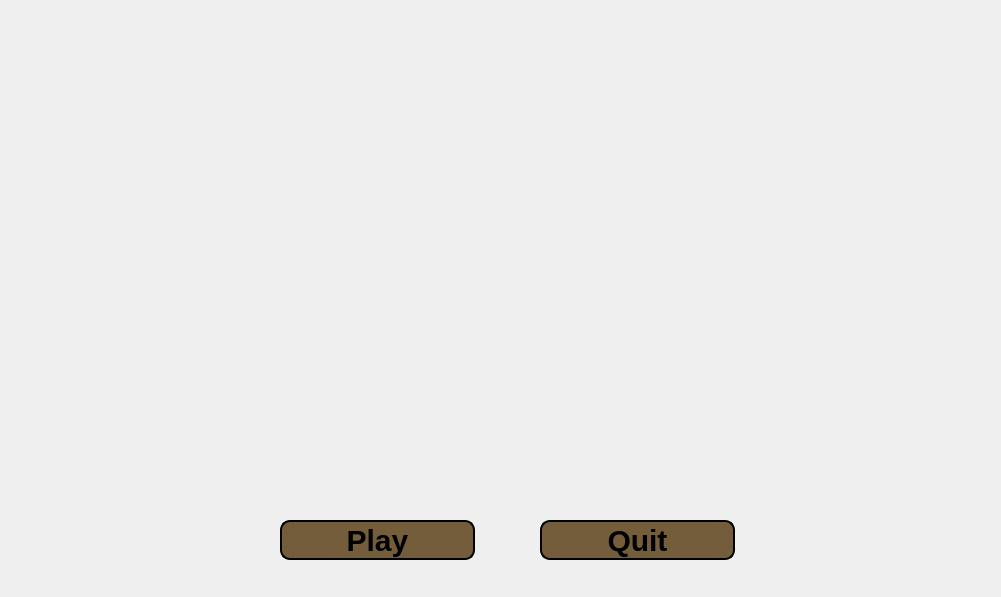
<?xml version="1.0" encoding="UTF-8"?>
<ui version="4.0">
 <class>Widget</class>
 <widget class="QWidget" name="Widget">
  <property name="geometry">
   <rect>
    <x>0</x>
    <y>0</y>
    <width>1001</width>
    <height>597</height>
   </rect>
  </property>
  <property name="minimumSize">
   <size>
    <width>1001</width>
    <height>597</height>
   </size>
  </property>
  <property name="maximumSize">
   <size>
    <width>1001</width>
    <height>597</height>
   </size>
  </property>
  <property name="windowTitle">
   <string>Tower of Hanoi</string>
  </property>
  <property name="windowIcon">
   <iconset resource="resources.qrc">
    <normaloff>:/new/images/icon.png</normaloff>:/new/images/icon.png</iconset>
  </property>
  <widget class="QStackedWidget" name="stackedWidget">
   <property name="geometry">
    <rect>
     <x>0</x>
     <y>0</y>
     <width>1001</width>
     <height>597</height>
    </rect>
   </property>
   <property name="currentIndex">
    <number>0</number>
   </property>
   <widget class="QWidget" name="page">
    <widget class="QLabel" name="front">
     <property name="geometry">
      <rect>
       <x>0</x>
       <y>0</y>
       <width>1001</width>
       <height>597</height>
      </rect>
     </property>
     <property name="text">
      <string/>
     </property>
     <property name="pixmap">
      <pixmap resource="resources.qrc">:/new/images/front.png</pixmap>
     </property>
    </widget>
    <widget class="QPushButton" name="playButton">
     <property name="geometry">
      <rect>
       <x>280</x>
       <y>520</y>
       <width>195</width>
       <height>40</height>
      </rect>
     </property>
     <property name="styleSheet">
      <string notr="true">*{
	font-family: &quot;MathJax_Fraktur&quot;;
	font-size: 30px;
	background:  rgb(116,93,58);
	font-weight: bold;
	border: 2px solid;
	border-radius: 10px;
}

*:hover{
	font-size: 33px;
	background: black;
	color:  rgb(116,93,58);
}</string>
     </property>
     <property name="text">
      <string>Play</string>
     </property>
    </widget>
    <widget class="QPushButton" name="LeaveButton">
     <property name="geometry">
      <rect>
       <x>540</x>
       <y>520</y>
       <width>195</width>
       <height>40</height>
      </rect>
     </property>
     <property name="styleSheet">
      <string notr="true">*{
	font-family: &quot;MathJax_Fraktur&quot;;
	font-size: 30px;
	background:  rgb(116,93,58);
	font-weight: bold;
	border: 2px solid;
	border-radius: 10px;
}

*:hover{
	font-size: 33px;
	background: black;
	color:  rgb(116,93,58);
}</string>
     </property>
     <property name="text">
      <string>Quit</string>
     </property>
    </widget>
   </widget>
   <widget class="QWidget" name="page_2">
    <widget class="QGraphicsView" name="graphicsView">
     <property name="geometry">
      <rect>
       <x>0</x>
       <y>0</y>
       <width>1001</width>
       <height>600</height>
      </rect>
     </property>
     <property name="styleSheet">
      <string notr="true">background-image: url(:/new/images/background.png);</string>
     </property>
    </widget>
    <widget class="QLabel" name="movementCounterLabel">
     <property name="geometry">
      <rect>
       <x>465</x>
       <y>16</y>
       <width>54</width>
       <height>31</height>
      </rect>
     </property>
     <property name="styleSheet">
      <string notr="true">*{
	font-family: &quot;MathJax_Fraktur&quot;;
	font-size: 20px;
	font-weight: bold;
}</string>
     </property>
     <property name="text">
      <string/>
     </property>
     <property name="alignment">
      <set>Qt::AlignCenter</set>
     </property>
    </widget>
    <widget class="QPushButton" name="nextLevelButton">
     <property name="geometry">
      <rect>
       <x>792</x>
       <y>400</y>
       <width>193</width>
       <height>40</height>
      </rect>
     </property>
     <property name="styleSheet">
      <string notr="true">*{
	font-family: &quot;MathJax_Fraktur&quot;;
	font-size: 30px;
	background:  rgb(116,93,58);
	font-weight: bold;
	border: 2px solid;
	border-radius: 10px;
}

*:hover{
	font-size: 33px;
	background: black;
	color:  rgb(116,93,58);
}</string>
     </property>
     <property name="text">
      <string>Next Level</string>
     </property>
     <property name="flat">
      <bool>false</bool>
     </property>
    </widget>
    <widget class="QPushButton" name="resetLevelButton">
     <property name="geometry">
      <rect>
       <x>792</x>
       <y>310</y>
       <width>193</width>
       <height>40</height>
      </rect>
     </property>
     <property name="styleSheet">
      <string notr="true">*{
	font-family: &quot;MathJax_Fraktur&quot;;
	font-size: 30px;
	background:  rgb(116,93,58);
	font-weight: bold;
	border: 2px solid;
	border-radius: 10px;
}

*:hover{
	font-size: 32px;
	background: black;
	color:  rgb(116,93,58);
}</string>
     </property>
     <property name="text">
      <string>Reset Level</string>
     </property>
     <property name="flat">
      <bool>false</bool>
     </property>
    </widget>
    <widget class="QLabel" name="label">
     <property name="geometry">
      <rect>
       <x>330</x>
       <y>17</y>
       <width>130</width>
       <height>31</height>
      </rect>
     </property>
     <property name="styleSheet">
      <string notr="true">*{
	font-family: &quot;MathJax_Fraktur&quot;;
	font-size: 20px;
	font-weight: bold;
}</string>
     </property>
     <property name="text">
      <string>Movements:</string>
     </property>
    </widget>
    <widget class="QLabel" name="label_2">
     <property name="geometry">
      <rect>
       <x>323</x>
       <y>11</y>
       <width>201</width>
       <height>41</height>
      </rect>
     </property>
     <property name="styleSheet">
      <string notr="true">*{
	border: 2px solid;
	border-radius: 15px;
}</string>
     </property>
     <property name="text">
      <string/>
     </property>
    </widget>
    <widget class="QPushButton" name="menuButton">
     <property name="geometry">
      <rect>
       <x>792</x>
       <y>220</y>
       <width>193</width>
       <height>40</height>
      </rect>
     </property>
     <property name="styleSheet">
      <string notr="true">*{
	font-family: &quot;MathJax_Fraktur&quot;;
	font-size: 23px;
	background:  rgb(116,93,58);
	font-weight: bold;
	border: 2px solid;
	border-radius: 10px;
}

*:hover{
	font-size: 24px;
	background: black;
	color:  rgb(116,93,58);
}</string>
     </property>
     <property name="text">
      <string>Return to menu</string>
     </property>
     <property name="flat">
      <bool>false</bool>
     </property>
    </widget>
    <widget class="QLabel" name="label_3">
     <property name="geometry">
      <rect>
       <x>810</x>
       <y>120</y>
       <width>101</width>
       <height>51</height>
      </rect>
     </property>
     <property name="styleSheet">
      <string notr="true">*{
	font-family: &quot;MathJax_Fraktur&quot;;
	font-size: 35px;
	font-weight: bold;
}</string>
     </property>
     <property name="text">
      <string>Level:</string>
     </property>
    </widget>
    <widget class="QLabel" name="levelCounterLabel">
     <property name="geometry">
      <rect>
       <x>917</x>
       <y>117</y>
       <width>61</width>
       <height>51</height>
      </rect>
     </property>
     <property name="styleSheet">
      <string notr="true">*{
	font-family: &quot;MathJax_Fraktur&quot;;
	font-size: 35px;
	font-weight: bold;
}</string>
     </property>
     <property name="text">
      <string/>
     </property>
     <property name="alignment">
      <set>Qt::AlignCenter</set>
     </property>
    </widget>
    <widget class="QLabel" name="wellDoneLabel">
     <property name="geometry">
      <rect>
       <x>245</x>
       <y>270</y>
       <width>361</width>
       <height>61</height>
      </rect>
     </property>
     <property name="styleSheet">
      <string notr="true">*{
	font-family: &quot;MathJax_Fraktur&quot;;
	font-size: 60px;
	font-weight: bold;
}</string>
     </property>
     <property name="text">
      <string>Well Done!!</string>
     </property>
    </widget>
    <widget class="QLabel" name="endGameLabel">
     <property name="geometry">
      <rect>
       <x>330</x>
       <y>340</y>
       <width>121</width>
       <height>61</height>
      </rect>
     </property>
     <property name="styleSheet">
      <string notr="true">*{
	font-family: &quot;MathJax_Fraktur&quot;;
	font-size: 60px;
	font-weight: bold;
}</string>
     </property>
     <property name="text">
      <string>End</string>
     </property>
    </widget>
    <widget class="QLabel" name="invalidMovementLabel">
     <property name="geometry">
      <rect>
       <x>240</x>
       <y>120</y>
       <width>381</width>
       <height>61</height>
      </rect>
     </property>
     <property name="styleSheet">
      <string notr="true">*{
	font-family: &quot;MathJax_Fraktur&quot;;
	color:red;
	font-size: 40px;
	font-weight: bold;
}</string>
     </property>
     <property name="text">
      <string>Invalid Movement</string>
     </property>
    </widget>
   </widget>
  </widget>
 </widget>
 <layoutdefault spacing="6" margin="11"/>
 <resources>
  <include location="resources.qrc"/>
 </resources>
 <connections/>
</ui>
